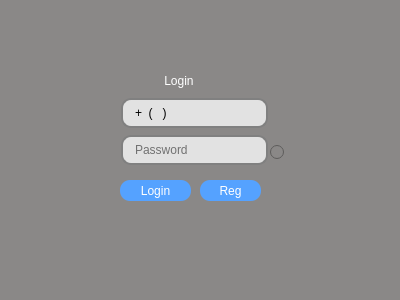
<?xml version="1.0" encoding="UTF-8"?>
<ui version="4.0">
 <class>login</class>
 <widget class="QWidget" name="login">
  <property name="geometry">
   <rect>
    <x>0</x>
    <y>0</y>
    <width>400</width>
    <height>300</height>
   </rect>
  </property>
  <property name="windowTitle">
   <string>Form</string>
  </property>
  <property name="styleSheet">
   <string notr="true">QWidget {
	background-color: rgb(138, 136, 135);
     /* Радиус закругления углов */
}</string>
  </property>
  <widget class="QLabel" name="label_2">
   <property name="enabled">
    <bool>true</bool>
   </property>
   <property name="geometry">
    <rect>
     <x>121</x>
     <y>71</y>
     <width>89</width>
     <height>20</height>
    </rect>
   </property>
   <property name="toolTipDuration">
    <number>-1</number>
   </property>
   <property name="layoutDirection">
    <enum>Qt::LeftToRight</enum>
   </property>
   <property name="styleSheet">
    <string notr="true">color: rgb(255, 255, 255);</string>
   </property>
   <property name="frameShape">
    <enum>QFrame::NoFrame</enum>
   </property>
   <property name="lineWidth">
    <number>-3</number>
   </property>
   <property name="text">
    <string>             Login</string>
   </property>
   <property name="textFormat">
    <enum>Qt::PlainText</enum>
   </property>
  </widget>
  <widget class="QLineEdit" name="lineEdit_2">
   <property name="geometry">
    <rect>
     <x>121</x>
     <y>135</y>
     <width>147</width>
     <height>30</height>
    </rect>
   </property>
   <property name="styleSheet">
    <string notr="true">QLineEdit {
	background-color: rgb(226, 226, 226);
    border: 2px solid gray;
    border-radius: 10px; /* Радиус закругления */
    padding: 2px 10px;
}</string>
   </property>
   <property name="inputMask">
    <string/>
   </property>
   <property name="text">
    <string/>
   </property>
   <property name="echoMode">
    <enum>QLineEdit::Password</enum>
   </property>
   <property name="placeholderText">
    <string>Password</string>
   </property>
   <property name="cursorMoveStyle">
    <enum>Qt::VisualMoveStyle</enum>
   </property>
  </widget>
  <widget class="QToolButton" name="toolButton">
   <property name="geometry">
    <rect>
     <x>200</x>
     <y>180</y>
     <width>61</width>
     <height>21</height>
    </rect>
   </property>
   <property name="styleSheet">
    <string notr="true">border-color: rgb(63, 6, 161);
background-color: rgb(85, 162, 255);
color: rgb(255, 255, 255);
border-radius: 10px;</string>
   </property>
   <property name="text">
    <string>Reg</string>
   </property>
  </widget>
  <widget class="QLineEdit" name="lineEdit">
   <property name="geometry">
    <rect>
     <x>121</x>
     <y>98</y>
     <width>147</width>
     <height>30</height>
    </rect>
   </property>
   <property name="styleSheet">
    <string notr="true">QLineEdit {
	selection-color: rgb(255, 255, 255);
	background-color: rgb(226, 226, 226);
    border: 2px solid gray;
    border-radius: 10px; /* Радиус закругления */
    padding: 2px 10px;
}</string>
   </property>
   <property name="inputMask">
    <string>+9 (999) 999 99 99</string>
   </property>
   <property name="text">
    <string>+ ()   </string>
   </property>
   <property name="placeholderText">
    <string comment="Username" extracomment="Username">PhoneNumber</string>
   </property>
  </widget>
  <widget class="QToolButton" name="toolButton_2">
   <property name="geometry">
    <rect>
     <x>120</x>
     <y>180</y>
     <width>71</width>
     <height>21</height>
    </rect>
   </property>
   <property name="styleSheet">
    <string notr="true">border-color: rgb(63, 6, 161);
background-color: rgb(85, 162, 255);
color: rgb(255, 255, 255);
border-radius: 10px;</string>
   </property>
   <property name="text">
    <string>Login</string>
   </property>
  </widget>
  <widget class="QRadioButton" name="radioButton">
   <property name="geometry">
    <rect>
     <x>270</x>
     <y>140</y>
     <width>16</width>
     <height>24</height>
    </rect>
   </property>
   <property name="text">
    <string/>
   </property>
  </widget>
 </widget>
 <resources/>
 <connections/>
</ui>
